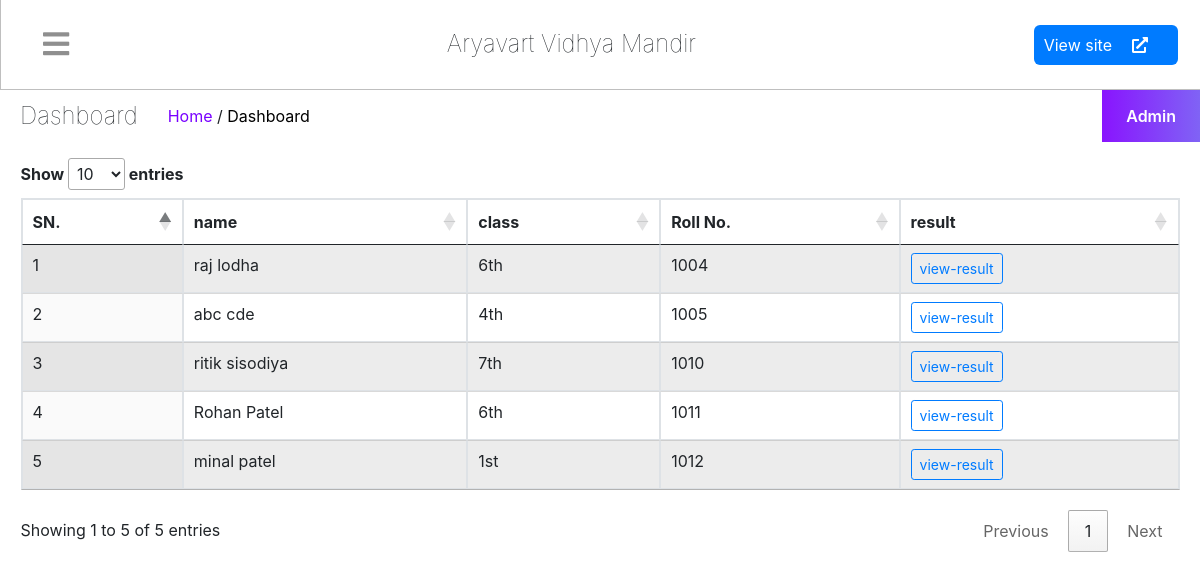
Screenshot of /staff/mystudent/all (signed in) with the database file from the repository.
### schoolmain/models.py (models this page shows)
class schoolifo(models.Model):
    icon = models.ImageField(upload_to = 'schoolinfo')
    name = models.CharField(max_length=500)
    address = models.CharField(max_length=500)
    phone = models.CharField(max_length=15)
    phone2 = models.CharField(max_length=15)
    email = models.CharField(max_length=25)

### student/models.py (models this page shows, shortened)
class studentregister(models.Model):
    user  = models.ForeignKey(User,on_delete=models.CASCADE)
    Father_name = models.CharField(max_length = 25)
    Mother_name = models.CharField(max_length = 25)
    schooler_no = models.CharField(max_length = 25)
    gender = models.ForeignKey(gender,on_delete=models.CASCADE)
    dob = models.DateField()
    cast = models.CharField(max_length=20)
    addmission_date  =models.DateField()
    standard = models.ForeignKey(standard,on_delete=models.CASCADE)
    ssmid  =models.CharField(max_length=20)
    addhar_no  =models.CharField(max_length=20)
    address = models.CharField(max_length=100)
    permanent_address = models.CharField(max_length=100)
    account_no = models.CharField(max_length=20)
    IFSC = models.CharField(max_length=20)
    TC = models.FileField(upload_to="certificate",blank=True)
    castcertificate = models.FileField(upload_to='certificate',blank=True)
    status = models.BooleanField(default=False)
    phonestatus = models.BooleanField(default=False)

class standard(models.Model):
    standard = models.CharField(max_length=30)
    def __str__(self):
        return self.standard

### staff/views.py (the view)
# urls.py: path('mystudent/all',views.mystudentall,name='mystudentall'),
def mystudentall(request):
    stulist = studentregister.objects.all()
    return render(request,'staff/mystudentall.html',{'stulist':stulist})

### myapp/context_processors.py (called while the page is built)
def alltimefunc(request):
    info = schoolifo.objects.all()[0]
    return {'schoolinfo':info}

### myapp/views.py (called while the page is built)
def checkuser(request):
    user= None
    userob= None
    if staffregister.objects.filter(user = request.user.id).exists():
        userob = staffregister.objects.filter(user = request.user.id)[0]
        user = 'staff'
    if studentregister.objects.filter(user = request.user.id).exists():
        userob = studentregister.objects.filter(user = request.user.id)[0]
        user = 'student'
    if user is None and userob is None:
        logout(request)
        return redirect('index')
    return [user,userob]

### staff/templates/staff/mystudentall.html (shortened to what this page needs)
{% extends 'staff/basic.html' %}
{% block table %}
{% if stulist %}
   <table class="display table table-striped table-bordered dataTable my-3">
       <thead>
           <tr>
               <th>SN.</th>
               <th>name</th>
               <th>class</th>
               <th>Roll No.</th>
               <th>result</th>
           </tr>
       </thead>
       <tbody>
           {% for row in stulist %}
           <tr>
               <td>{{forloop.counter}}</td>
               <td>{{row.user.first_name}} {{row.user.last_name}}</td>
               <td>{{row.standard}}</td>
               <td>{{row.id|add:1000}}</td>
               <td><a href="/?student={{row.user.first_name}} {{row.user.last_name}}&stuid={{row.id}}" class="btn btn-outline-primary btn-sm">view-result</a></td>
           </tr>
           {% endfor %}
       </tbody>
   </table>
{% endif %}
{% endblock %}

### staff/templates/staff/basic.html (shortened to what this page needs)
<!DOCTYPE html>
<html lang="en">
{% load static %}
<head>
    <link rel="stylesheet" href="https://cdnjs.cloudflare.com/ajax/libs/font-awesome/5.15.3/css/all.min.css"
 />
    <link href="https://cdn.jsdelivr.net/npm/bootstrap@5.0.2/dist/css/bootstrap.min.css" rel="stylesheet"
>
    <link rel="stylesheet" href="{% static 'dashboard/css/dashboard.css' %}">
  <link rel="stylesheet" href="/static/dist/css/adminlte.min.css">
<link rel="stylesheet" type="text/css" href="https://cdn.datatables.net/1.11.1/css/jquery.dataTables.css">
</head>
<body>
    <div class="{% if request.session.nav %}{{request.session.nav}}{% else %}main{% endif %}" id="mainsidebar">
       {% include 'staff/sidebar_template.html' with user=user id=id %}
        <div class="main-display">
            <div class="main-child">
                <div class="controls">
                    <div class="toggler"  onclick = "Updatenav(this)">
                        <i class="toggler-ico"></i>
                    </div>
                    <div class="second"><div class="left"><h3>{{schoolinfo.name}}</h3></div></div>
                    <div class="right">
                        <div class="view-site">
                            <a href="{% url 'index' %}">View site <i class="fa fa-external-link-alt"></i></a>
                        </div>
                    </div>
                </div>
                <div class="second">
                    <div class="left">
                        <h3>Dashboard</h3>
                        <div class="location"><a href="#"><span>Home</span></a> / <a href="#">Dashboard</a> </div>
                    </div>
                    <div class="right">
                        <div class="admin-settings">
                            <a href="#">Admin</a>
                        </div>
                    </div>
                </div>
                <div class="third mx-3 my-3">
                  <div class="row">
                {% block table %}
                {% endblock %}
                </div>
                </div>
                </div>
            </div>
        </div>
    <link rel="stylesheet" type="text/css" href="https://cdn.datatables.net/1.11.1/css/jquery.dataTables.css">
</body>
</html>

### myapp/static/dashboard/css/dashboard.css (style rules this page uses)
* { margin: 0; padding: 0; box-sizing: border-box; }
a { text-decoration: none!important; }
html, body { overflow: hidden; }
.main { display: flex; overflow-y: hidden; }
.main-display { height: 100vh; }
.main-display .main-child { position: fixed; width: 100%; transition: 0.4s; height: 100%; }
.main-display .controls .toggler-ico::before { font-family: "Font Awesome 5 Free"; font-weight: 900; content: "\f0c9"; font-style: normal; }
.main-display .controls .toggler { cursor: pointer; transition: 0.4s; }
.main-display .main-child .controls { display: flex; width: 100%; padding: 22px; justify-content: space-between; border-bottom: 1px solid #00000040; border-left: 1px solid #00000040; }
.main-display .main-child .controls i { font-size: 30px; margin: 0 20px; color: #00000070; }
.main-display .main-child .controls .right { display: flex; }
.main-display .main-child .controls .view-site { display: flex; align-items: center; }
.main-display .main-child .controls .view-site a { background: #007bff; color: #fff; font-size: 16px; height: 30px; display: flex; justify-content: space-around; align-items: center; padding: 20px 10px; text-decoration: none; border-radius: 6px; }
.main-display .main-child .controls .view-site a i { color: #fff; font-size: 16px; }
.main-display .main-child .controls .full-screen, .main-display .main-child .controls .toggler { justify-content: center; align-items: center; display: flex; }
.main-display .second { display: flex; justify-content: space-between; }
.main-display .second h3 { font-size: 24px; font-weight: lighter; margin: 0; }
.main-display .second .left { display: flex; justify-content: center; align-items: center; line-height: 25px; padding-left: 20px; }
.main-display .second .left .location { line-height: 25px; margin-left: 30px; }
.main-display .second .location a { color: #000; }
.main-display .second .location a span { color: #7801ff; }
.main-display .second .right .admin-settings { padding: 14px 24px; z-index: 99; }
.main-display .second .right .admin-settings { position: relative; }
.main-display .second .right .admin-settings { display: block; background: linear-gradient(to right, #8914fe 0%, #8063f5 100%); }
.main-display .second .right a { display: block; font-weight: 600; color: #fff; }
.main-child { overflow-y: scroll; }
.table { width: 100%; max-width: 100%; margin-bottom: 1rem; background-color: transparent; }
.table-striped tbody tr:nth-of-type(odd) { background-color: rgba(0,0,0,.05); }

### rows the page displays
schoolifo: name "Aryavart Vidhya Mandir"
studentregister: user.first_name "raj", user.last_name "lodha", standard "6th", id|add "1004"
studentregister: user.first_name "abc", user.last_name "cde", standard "4th", id|add "1005"
studentregister: user.first_name "ritik", user.last_name "sisodiya", standard "7th", id|add "1010"
studentregister: user.first_name "Rohan", user.last_name "Patel", standard "6th", id|add "1011"
studentregister: user.first_name "minal", user.last_name "patel", standard "1st", id|add "1012"
